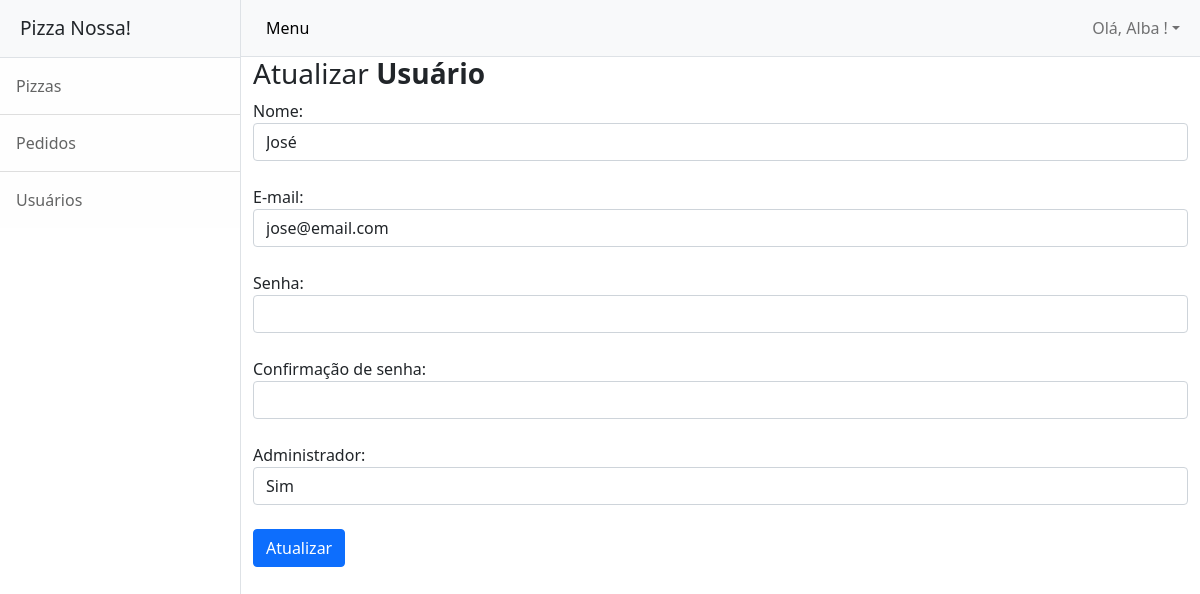
The page /usuarios/update/1 (signed in) on the database its author committed.
### models.py (models this page shows, shortened)
class Usuario(db.Model, UserMixin):
    __tablename__ = "usuario"
    id = db.Column(db.Integer, primary_key=True)
    nome = db.Column(db.String(100))
    email = db.Column(db.String(100))
    senha = db.Column(db.String(100))
    admin = db.Column(db.Boolean)

### controllers/usuarios.py (the view, shortened to what this page needs)
@bp_usuarios.route('/update/<int:id>', methods=['GET', 'POST'])
@login_required
def update(id):
  if not current_user.admin:
    flash("Acesso não permitido")
    return redirect('/login')
  u = Usuario.query.get(id)
  if request.method=='GET':
    return render_template('usuarios_update.html', u = u)

### controllers/usuarios.py (called while the page is built)
@lm.user_loader
def load_user(id):
  usuario = Usuario.query.filter_by(id=id).first()
  return usuario

### templates/usuarios_update.html (shortened to what this page needs)
{% extends 'base.html' %}
{% block conteudo %}
<h3>Atualizar <b>Usuário</b></h3>
    <form method='post' action="/usuarios/update/{{u.id}}">
       <div class="form-group">
        <label>Nome: </label>
        <input type="text" name="nome" class="form-control" value="{{u.nome}}"><br>
      </div>
       <div class="form-group">
        <label>E-mail:</label>
         <input type="text" name="email" class="form-control" value="{{u.email}}"><br>
       </div>
       <div class="form-group">
         <label>Senha:</label>
         <input type="password" name="senha" class="form-control"><br>
       </div>
       <div class="form-group">
        <label>Confirmação de senha: </label>
        <input type="password" name="csenha" class="form-control"><br>
       </div>
      <div class="form-group">
        <label>Administrador: </label>
        <select name="admin" class="form-control">
          <option value="1" {{ 'selected' if u.admin }}>Sim</option>
        </select>
      </div>
      <br>
        <input type="submit" value="Atualizar" class="btn btn-primary">
    </form>
{% endblock %}

### templates/base.html (shortened to what this page needs)
<!DOCTYPE html>
<html lang="en">
    <head>
        <link href="/static/css/styles.css" rel="stylesheet" />
    </head>
    <body>
        <div class="d-flex" id="wrapper">
            <div class="border-end bg-white" id="sidebar-wrapper">
                <div class="sidebar-heading border-bottom bg-light">Pizza Nossa!</div>
                <div class="list-group list-group-flush">
                 {% if current_user.admin %}
                  <a class="list-group-item list-group-item-action list-group-item-light p-3" href="{{url_for('pizzas.recovery')}}">Pizzas</a>
                  <a class="list-group-item list-group-item-action list-group-item-light p-3" href="{{url_for('pedidos.recovery')}}">Pedidos</a>
                  <a class="list-group-item list-group-item-action list-group-item-light p-3" href="{{url_for('usuarios.recovery')}}">Usuários</a>
                  {% endif %}
                </div>
            </div>
            <div id="page-content-wrapper">
                <nav class="navbar navbar-expand-lg navbar-light bg-light border-bottom">
                    <div class="container-fluid">
                        <button class="btn btn-light" id="sidebarToggle"> Menu</button>
                        <div class="collapse navbar-collapse" id="navbarSupportedContent">
                            <ul class="navbar-nav ms-auto mt-2 mt-lg-0">
                                <li class="nav-item dropdown">
                                    <a class="nav-link dropdown-toggle" id="navbarDropdown" href="#" role="button" data-bs-toggle="dropdown" aria-haspopup="true" aria-expanded="false">Olá,  {{ current_user.nome }} !</a>
                                </li>
                            </ul>
                        </div>
                    </div>
                </nav>
                {% set mensagens = get_flashed_messages(with_categories=true) %}
                <div class="container-fluid">
                    {% block conteudo %}
                    {% endblock %}
                </div>
            </div>
        </div>
    </body>
</html>

### rows shown on the page
Usuario: nome "Alba"
Usuario: nome "José", email "jose@email.com"
